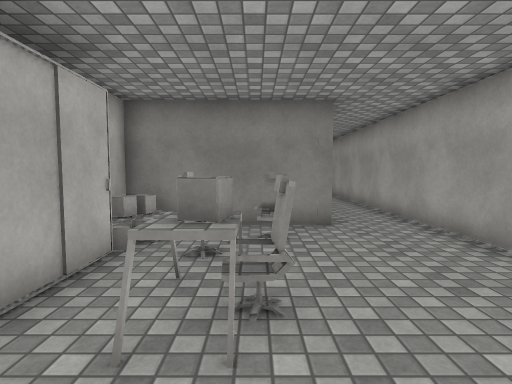
view 1 (above)

16 first-person views from a walk through a Unity game level. The camera is 1.4 m above the floor, tilts 4° down and sees 80° across. The floor is counted in squares, 1 m on a side. Each view is taken from the middle of a square. On the plan, view 1 faces up. The plan holds only what a view shows up to about 14 squares ahead; the rest is blank. The player is left out. Surface patterns are stand-ins for the level's own textures.

view 2
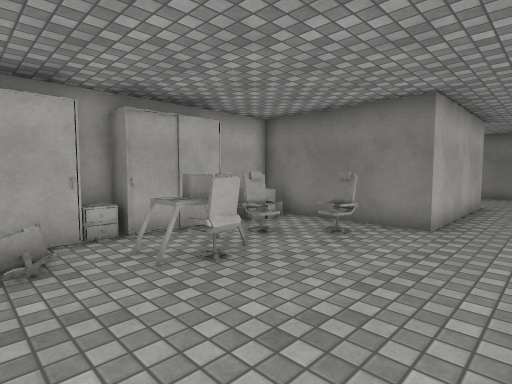

view 3
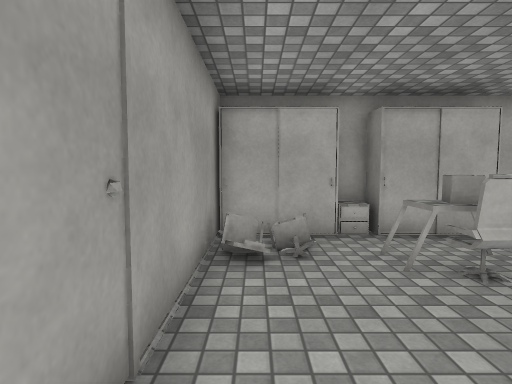

view 4
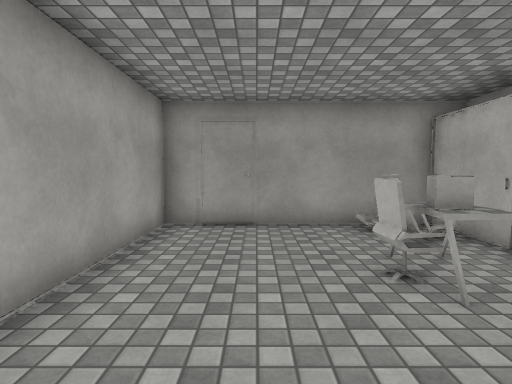

view 5
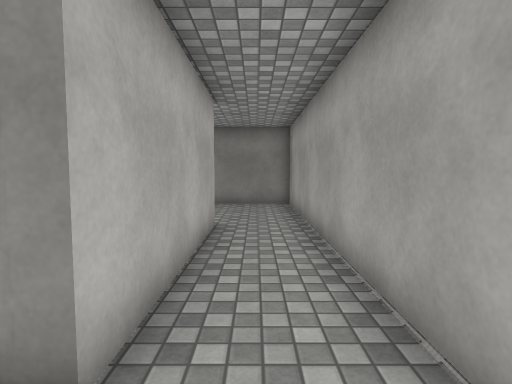

view 6
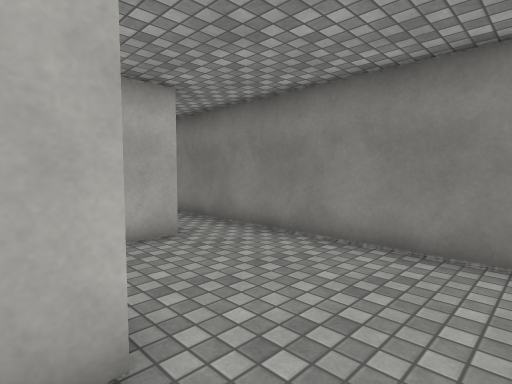

view 7
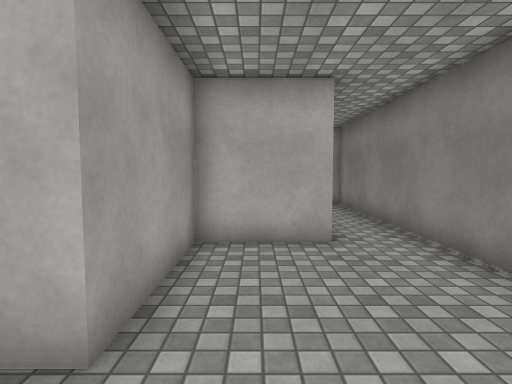

view 8
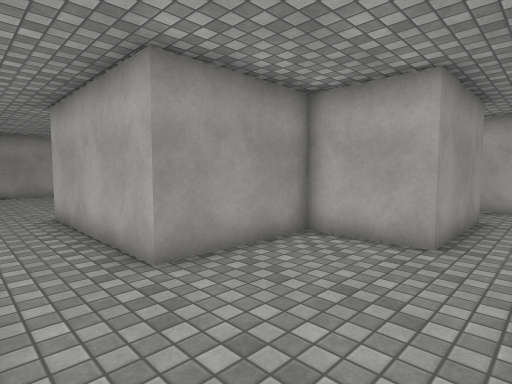

view 9
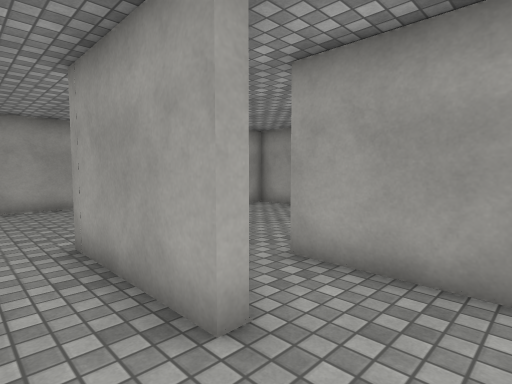

view 10
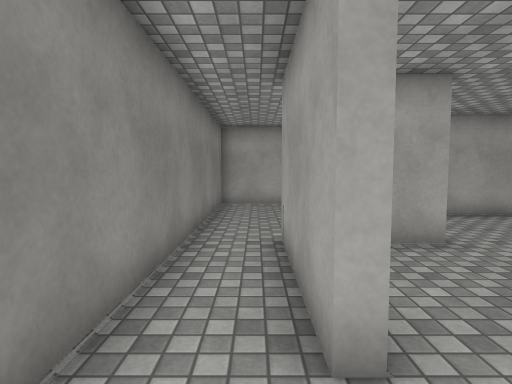

view 11
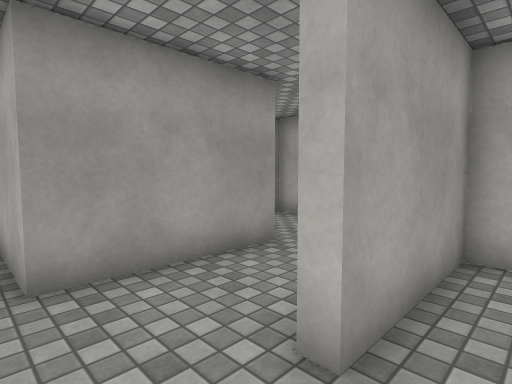

view 12
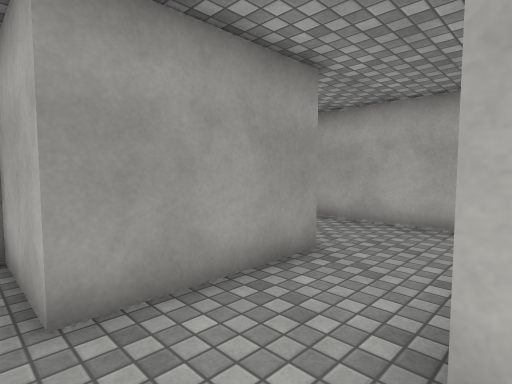

view 13
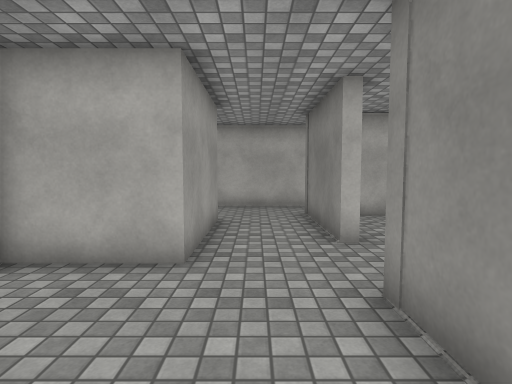

view 14
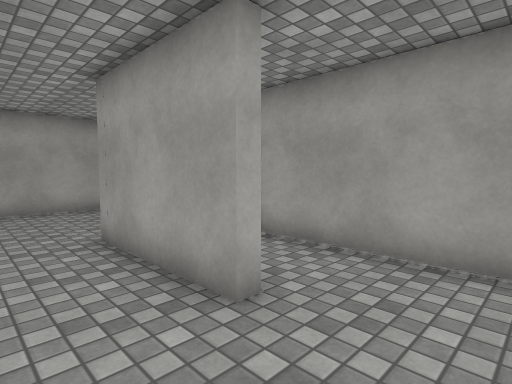

view 15
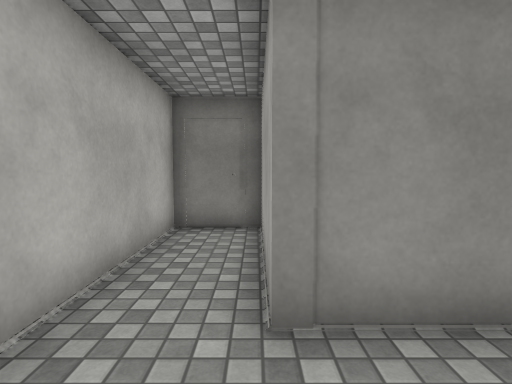

view 16
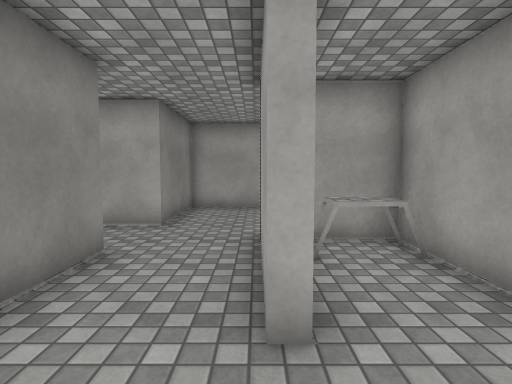

### Floor plan
Ten units are one square. View 1 is at (0, 0); x grows to the right and y downward. Boxes are objects, and circles mark ways between rooms. Rooms are numbered by the first view taken in them; rooms with no view inside come last. Other rooms are left out.
<svg viewBox="-115 -189 164 202">
<path fill="none" stroke="#000" d="M8 -64 0 -66M8 -66 6 -59M-10 -55 -11 -48M-5 8 44 8 44 -144M19 -138 19 -77 -33 -77M-15 -9 -12 -9 -11 -5M-60 -165 -19 -165 -19 -138 19 -138M44 -144 44 -184 -85 -184 -85 -164M-48 -140 -48 -136M-23 -134 -23 -150M-48 -136 -89 -136 -89 -178M-76 -105 -76 -109 -35 -109 -35 -81M-2 -81 16 -81 16 -134 -23 -134M-88 -184 -110 -184 -110 -81 -39 -81 -39 -99M-60 -160 -60 -165M-85 -164 -85 -140 -48 -140"/>
<rect x="-35" y="-25" width="10" height="10" fill="#bbb"><title>shelf</title></rect>
<rect x="-35" y="-55" width="20" height="30" fill="#bbb"><title>wardrobe</title></rect>
<rect x="-15" y="-25" width="10" height="10" fill="#bbb"><title>desk</title></rect>
<rect x="-15" y="-35" width="20" height="10" fill="#bbb"><title>other object</title></rect>
<rect x="-15" y="-45" width="10" height="10" fill="#bbb"><title>desk</title></rect>
<rect x="-55" y="-95" width="10" height="10" fill="#bbb"><title>desk</title></rect>
<rect x="-55" y="-105" width="10" height="10" fill="#bbb"><title>other object</title></rect>
<circle cx="35" cy="-150" r="3" fill="#2a7"/>
<circle cx="-75" cy="-160" r="3" fill="#2a7"/>
<circle cx="-35" cy="-140" r="3" fill="#2a7"/>
<circle cx="-55" cy="-150" r="3" fill="#2a7"/>
<text x="20" y="-50">1</text>
<text x="-10" y="-170">2</text>
<text x="-40" y="-150">3</text>
<text x="-50" y="-120">4</text>
<text x="-70" y="-150">5</text>
</svg>
Room 1 opens to room 2. Room 2 opens to room 5. Room 3 opens to room 4. Room 3 opens to room 5.

Where each view was taken, in squares from view 1:
view 1: 0 up, 0 right, facing up
view 2: 0 up, 4 right, facing up-left
view 3: 0 up, 4 right, facing left
view 4: 7 up, 2 right, facing down
view 5: 6 up, 3 right, facing up
view 6: 13 up, 4 right, facing up-left
view 7: 15 up, 4 right, facing left
view 8: 18 up, 4 right, facing down-left
view 9: 18 up, 8 left, facing down-right
view 10: 17 up, 8 left, facing right
view 11: 15 up, 3 left, facing down-left
view 12: 14 up, 3 left, facing down-left
view 13: 12 up, 1 right, facing left
view 14: 13 up, 10 left, facing down-right
view 15: 11 up, 9 left, facing up
view 16: 11 up, 10 left, facing right
